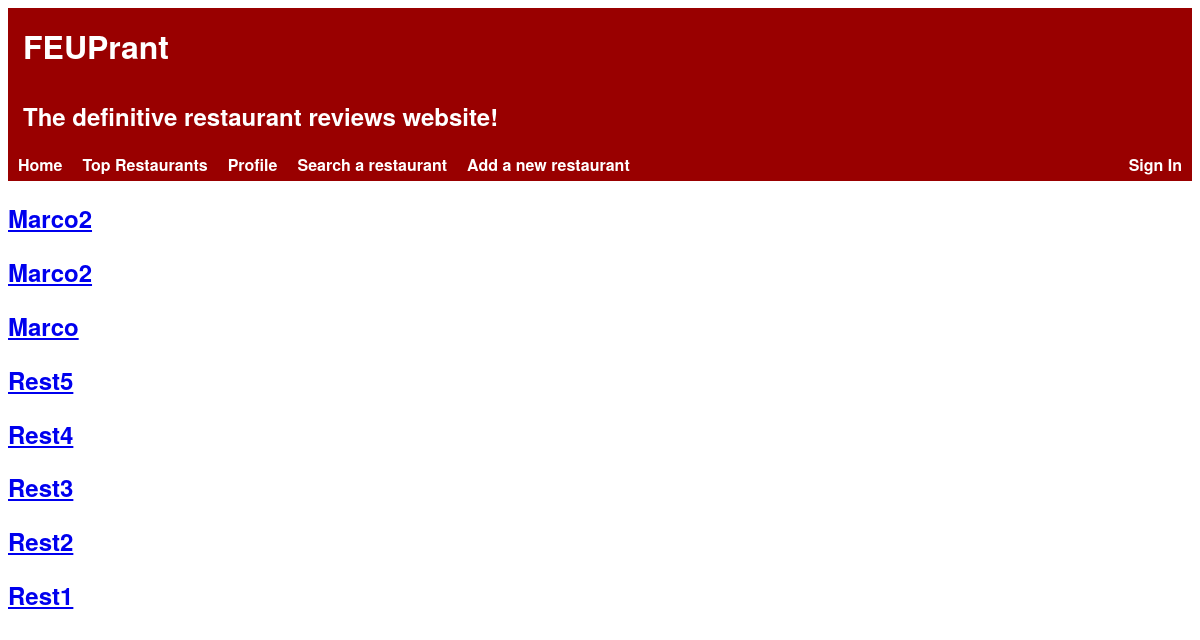
The app's page /pages/, older data.
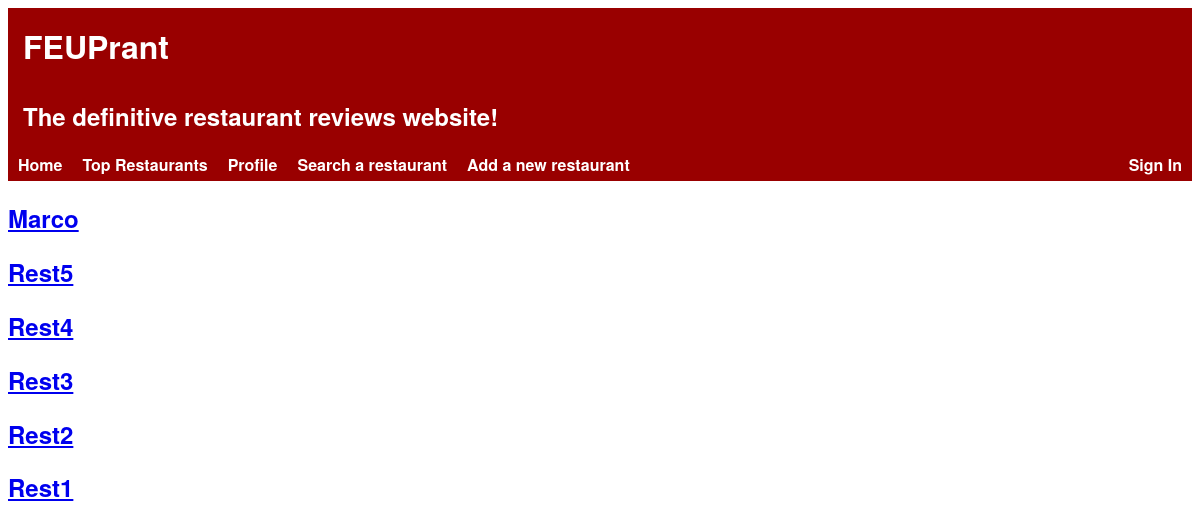
The same page, newer data.
### tables this page shows
CREATE TABLE Restaurant(
    idRestaurant        INTEGER PRIMARY KEY AUTOINCREMENT,
    name                STRING NOT NULL,
    description         STRING NOT NULL,
    score               FLOAT NOT NULL,

    idOwner             INTEGER REFERENCES User(idUser),
    idRestaurantInfo    INTEGER REFERENCES RestaurantInfo(idRestaurantInfo)
);

### pages/index.php (called while the page is built, shortened)
<?php
    include_once('../database/connection.php');
    include_once('../database/db_restaurants.php');
    try {
        $restaurants = getNewestRestaurants();
    } catch(PDOException $e) {
        die($e->getMessage());
    }
    include_once('../templates/header.php');
    include_once('../templates/restaurants.php');
?>

### templates/constants.php (called while the page is built, shortened)
<?php
    $LOGIN_KEY = 'loginStatus';
?>

### database/db_restaurants.php (called while the page is built, shortened)
<?php
    function getNewestRestaurants() {
        global $db;
        $stmt = $db->prepare('SELECT * FROM Restaurant ORDER BY idRestaurant DESC LIMIT 10');
        $stmt->execute();
        return $stmt->fetchAll();
    }
?>

### templates/restaurants.php (the view, shortened to what this page needs)
<section id="restaurants">
    <?php foreach($_SESSION['restaurants'] as $restaurant) { ?>
    <article>
        <a href="../templates/restaurant.php?idRestaurant=<?=$restaurant['idRestaurant']?>"><h2><?= $restaurant['name'] ?></h2></a>
    </article>
    <?php } ?>
</section>

### templates/header.php (shortened to what this page needs)
<!DOCTYPE html>
<html>
    <head>
		<link rel="stylesheet" href="../css/style.css">
        <link rel="stylesheet" href="../css/alert.css">
        <link rel="stylesheet" href="../css/header.css">
        <link rel="stylesheet" href="../css/login_dropdown.css">
        <link rel="stylesheet" href="../css/user_dropdown.css">
    </head>
    <body>
        <div id="header">
            <h1>FEUPrant</h1>
            <h2>The definitive restaurant reviews website!</h2>
        </div>
        <div id="nav-btns" class="nav-btns">
            <ul>
                <li><a href="../pages/index.php">Home</a></li>
                <li><a href="../pages/top_restaurants.php">Top Restaurants</a></li>
                <li><a href="#">Profile</a></li>
                <li><a href="../pages/search_restaurant.php">Search a restaurant</a></li>
                <li><a href="../pages/add_restaurant.php">Add a new restaurant</a></li>
                <div id="user-info">
                    <?php
                        if (isset($_SESSION['username'])) {
                            include_once("../templates/user_dropdown.php");
                        } else {
                            include_once("../templates/login_dropdown.php");
                        }
                    ?>
                </div>
            </ul>
        </div>

### templates/login_dropdown.php (shortened to what this page needs)
<?php include_once('../templates/constants.php'); ?>
<div class="login-dropdown">
    <?php
        if(isset($_SESSION[$LOGIN_KEY]))
            echo '<a class="header-elem-active" href="#">Sign In</a>';
        else
            echo '<a href="#">Sign In</a>';
    ?>
</div>

### css/header.css (style rules this page uses)
html { font-family: 'Helvetica Neue', sans-serif; font-weight: bold; height: 100%; }
#header { background-color: #990000; color: white; padding: 0; }
#header h1, #header h2 { padding: 15px; margin: 0; }
.nav-btns ul { background-color: #990000; list-style-type: none; padding: 0; margin: 0; overflow: hidden; }
.nav-btns li { float: left; background: none; padding: 0; }
.nav-btns a, #back_btn { text-align: center; display: block; padding: 5px 10px; color: white; text-decoration: none; }

### css/login_dropdown.css (style rules this page uses)
.login-dropdown { float: right; position: relative; }

Row changes from the older to the newer data that the page shows:
removed restaurant: name "Marco2"
removed restaurant: name "Marco2"
